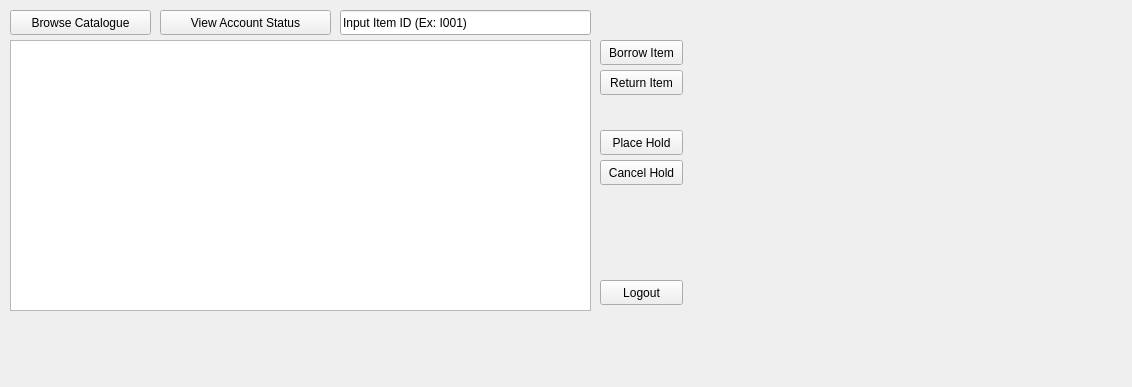
<?xml version="1.0" encoding="UTF-8"?>
<ui version="4.0">
 <class>PatronWindow</class>
 <widget class="QWidget" name="PatronWindow">
  <property name="geometry">
   <rect>
    <x>0</x>
    <y>0</y>
    <width>1132</width>
    <height>387</height>
   </rect>
  </property>
  <property name="windowTitle">
   <string>Form</string>
  </property>
  <widget class="QPushButton" name="accountStatusButton">
   <property name="geometry">
    <rect>
     <x>160</x>
     <y>10</y>
     <width>171</width>
     <height>25</height>
    </rect>
   </property>
   <property name="text">
    <string>View Account Status</string>
   </property>
  </widget>
  <widget class="QPushButton" name="borrowButton">
   <property name="geometry">
    <rect>
     <x>600</x>
     <y>40</y>
     <width>83</width>
     <height>25</height>
    </rect>
   </property>
   <property name="text">
    <string>Borrow Item</string>
   </property>
  </widget>
  <widget class="QPushButton" name="browseButton">
   <property name="geometry">
    <rect>
     <x>10</x>
     <y>10</y>
     <width>141</width>
     <height>25</height>
    </rect>
   </property>
   <property name="text">
    <string>Browse Catalogue</string>
   </property>
  </widget>
  <widget class="QPushButton" name="cancelHoldButton">
   <property name="geometry">
    <rect>
     <x>600</x>
     <y>160</y>
     <width>83</width>
     <height>25</height>
    </rect>
   </property>
   <property name="text">
    <string>Cancel Hold</string>
   </property>
  </widget>
  <widget class="QPushButton" name="placeHoldButton">
   <property name="geometry">
    <rect>
     <x>600</x>
     <y>130</y>
     <width>83</width>
     <height>25</height>
    </rect>
   </property>
   <property name="text">
    <string>Place Hold</string>
   </property>
  </widget>
  <widget class="QPushButton" name="returnButton">
   <property name="geometry">
    <rect>
     <x>600</x>
     <y>70</y>
     <width>83</width>
     <height>25</height>
    </rect>
   </property>
   <property name="text">
    <string>Return Item</string>
   </property>
  </widget>
  <widget class="QLineEdit" name="inputField">
   <property name="geometry">
    <rect>
     <x>340</x>
     <y>10</y>
     <width>251</width>
     <height>25</height>
    </rect>
   </property>
   <property name="text">
    <string>Input Item ID (Ex: I001)</string>
   </property>
  </widget>
  <widget class="QTextEdit" name="outputArea">
   <property name="geometry">
    <rect>
     <x>10</x>
     <y>40</y>
     <width>581</width>
     <height>271</height>
    </rect>
   </property>
  </widget>
  <widget class="QPushButton" name="logoutButton">
   <property name="geometry">
    <rect>
     <x>600</x>
     <y>280</y>
     <width>83</width>
     <height>25</height>
    </rect>
   </property>
   <property name="text">
    <string>Logout</string>
   </property>
  </widget>
 </widget>
 <resources/>
 <connections/>
</ui>
